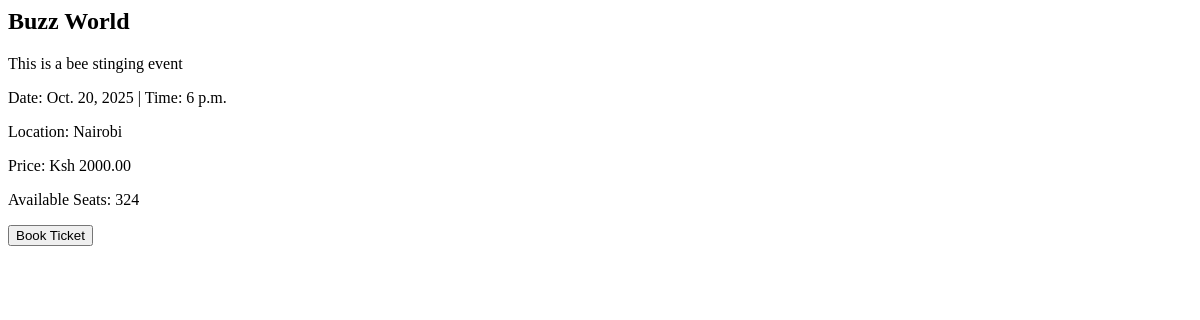
The page /events/2/ (signed in) on the database as committed earlier.
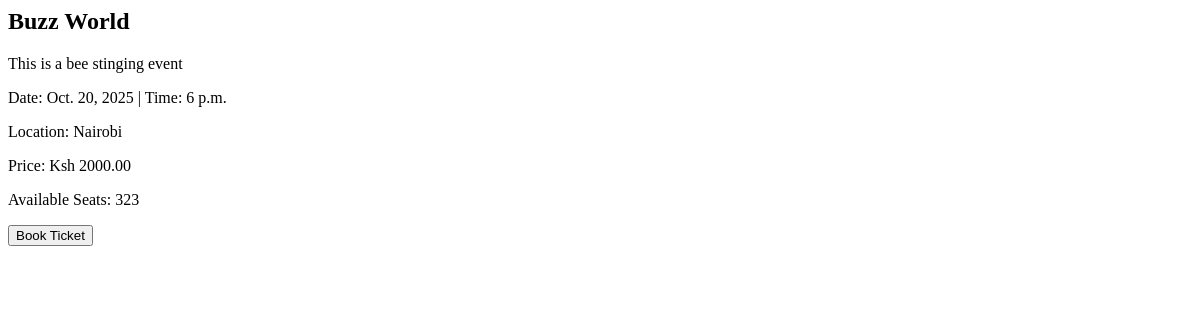
The same page on the database as committed later.
### ticko/models.py (models this page shows, shortened)
class Event(models.Model):
    name = models.CharField(max_length=200)
    description = models.TextField()
    date = models.DateField()
    time = models.TimeField()
    location = models.CharField(max_length=200)
    price = models.DecimalField(max_digits=8, decimal_places=2)
    total_seats = models.IntegerField()
    available_seats = models.IntegerField()
    organizer = models.ForeignKey(User, on_delete=models.CASCADE, related_name='organized_events')

### ticko/views.py (the view)
# urls.py: path('events/<int:event_id>/', views.event_detail_view, name='event_detail'),
@login_required
def event_detail_view(request, event_id):
    event = Event.objects.get(id=event_id)
    return render(request, 'ticko/event_detail.html', {'event': event})

### ticko/templates/ticko/event_detail.html (shortened to what this page needs)
<h2>{{ event.name }}</h2>
<p>{{ event.description }}</p>
<p>Date: {{ event.date }} | Time: {{ event.time }}</p>
<p>Location: {{ event.location }}</p>
<p>Price: Ksh {{ event.price }}</p>
<p>Available Seats: {{ event.available_seats }}</p>
{% if user.is_authenticated %}
  <form method="POST" action="{% url 'book_ticket' event.id %}">
    <button type="submit">Book Ticket</button>
  </form>
{% else %}
  <p><a href="{% url 'login' %}">Login</a> to book a ticket.</p>
{% endif %}

Rows that differ between the two databases and show on the page:
changed Event "Buzz World": available_seats "324" → "323"
